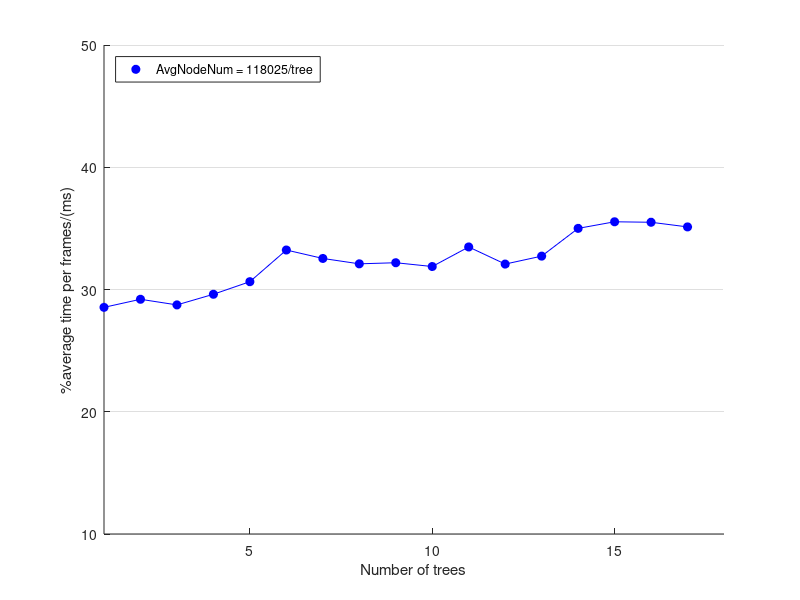

MATLAB code for this plot:


figure;
hold on;
axis([1 18 10 50]);
% plot(0,35,'b-');
%xlabel('max allowed distance to GT/(mm)');
ylabel('%average time per frames/(ms)');
xlabel('Number of trees');
set(gca,'ygrid','on')

% plot(1,100,'k.');

x = 1:17;
oury = [28.54, 29.2, 28.74, 29.61, 30.64, 33.23, 32.54, 32.1, 32.19, 31.88, 33.48, 32.08, 32.73, 35.0, 35.54, 35.5,35.12 ];


for ii =1:17
    
    plot(x(ii),oury(ii),'bo','MarkerFaceColor','b');
    
    if(ii > 1)
        line([x(ii),x(ii-1)],[oury(ii),oury(ii-1)],'color','b');
    end
    
end

 legend('AvgNodeNum = 118025/tree','Location','NorthWest');
 
 
 %% plot trees
%  
% figure;
% hold on;
% axis([1 18 0 90]);
% % plot(0,35,'b-');
% %xlabel('max allowed distance to GT/(mm)');
% ylabel('%frames with all joints with D');
% xlabel('Number of trees');
% set(gca,'ygrid','on')
% 
% % plot(1,100,'k.');
% 
% x = 1:17;
% oury = [40.11; 50.85; 54.64; 60.42; 61.99; 64.92; 66.4; 67.06; 68.40; 68.58; 70.07; 69.94; 70.60; 70.18; 70.55; 71.08; 70.94];
% ltmgeo = [10; 11;19; 21; 24; 30; 35; 32; 33; 35; 37; 38; 39; 41; 43; 44; 43];
% 
% for ii =1:17
%     
%     plot(x(ii),ltmgeo(ii),'ro','MarkerFaceColor','r');
%     plot(x(ii),oury(ii),'bo','MarkerFaceColor','b');
%     
%     if(ii > 1)
%         line([x(ii),x(ii-1)],[ltmgeo(ii),ltmgeo(ii-1)],'color','r');
%         line([x(ii),x(ii-1)],[oury(ii),oury(ii-1)],'color','b');
%     end
%     
% end
% 
%  legend('LTM(Geodesic)','Our implement','Location','NorthWest');

